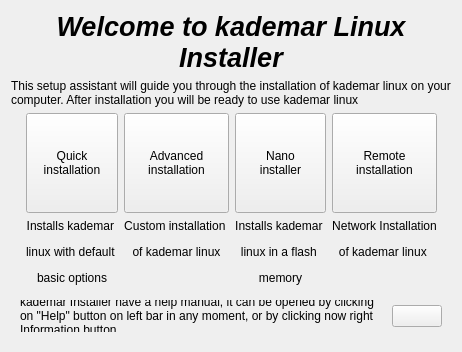
         <widget class="QWidget" name="PMain">
          <layout class="QGridLayout" name="gridLayout_9">
           <item row="3" column="2">
            <widget class="QLabel" name="LQuick_2">
             <property name="frameShadow">
              <enum>QFrame::Plain</enum>
             </property>
             <property name="lineWidth">
              <number>1</number>
             </property>
             <property name="text">
              <string>&lt;html&gt;&lt;head/&gt;&lt;body&gt;&lt;p&gt;Installs kademar &lt;/p&gt;&lt;p&gt;linux with default &lt;/p&gt;&lt;p&gt;basic options&lt;/p&gt;&lt;/body&gt;&lt;/html&gt;</string>
             </property>
             <property name="textFormat">
              <enum>Qt::AutoText</enum>
             </property>
             <property name="alignment">
              <set>Qt::AlignHCenter|Qt::AlignTop</set>
             </property>
            </widget>
           </item>
           <item row="0" column="1" colspan="6">
            <widget class="QLabel" name="LWelcomeTitle_2">
             <property name="font">
              <font>
               <pointsize>20</pointsize>
               <weight>75</weight>
               <italic>true</italic>
               <bold>true</bold>
               <stylestrategy>PreferAntialias</stylestrategy>
               <kerning>true</kerning>
              </font>
             </property>
             <property name="text">
              <string>Welcome to kademar Linux Installer</string>
             </property>
             <property name="alignment">
              <set>Qt::AlignHCenter|Qt::AlignTop</set>
             </property>
             <property name="wordWrap">
              <bool>true</bool>
             </property>
            </widget>
           </item>
           <item row="2" column="3">
            <widget class="QPushButton" name="BAdvancedInstall_2">
             <property name="minimumSize">
              <size>
               <width>0</width>
               <height>100</height>
              </size>
             </property>
             <property name="text">
              <string>Advanced 
installation</string>
             </property>
             <property name="flat">
              <bool>false</bool>
             </property>
            </widget>
           </item>
           <item row="2" column="4">
            <widget class="QPushButton" name="BNanoInstall_2">
             <property name="minimumSize">
              <size>
               <width>0</width>
               <height>100</height>
              </size>
             </property>
             <property name="text">
              <string>Nano
installer</string>
             </property>
            </widget>
           </item>
           <item row="2" column="2">
            <widget class="QPushButton" name="BQuickInstall_2">
             <property name="minimumSize">
              <size>
               <width>0</width>
               <height>100</height>
              </size>
             </property>
             <property name="text">
              <string>Quick
installation</string>
             </property>
            </widget>
           </item>
           <item row="2" column="5">
            <widget class="QPushButton" name="BRemoteInstall_2">
             <property name="minimumSize">
              <size>
               <width>0</width>
               <height>100</height>
              </size>
             </property>
             <property name="text">
              <string>Remote
installation</string>
             </property>
            </widget>
           </item>
           <item row="1" column="1" colspan="6">
            <widget class="QLabel" name="LWelcome_2">
             <property name="text">
              <string>This setup assistant will guide you through the installation of kademar linux on your 
computer. After installation you will be ready to use kademar linux</string>
             </property>
             <property name="alignment">
              <set>Qt::AlignLeading|Qt::AlignLeft|Qt::AlignTop</set>
             </property>
            </widget>
           </item>
           <item row="3" column="5">
            <widget class="QLabel" name="LRemoteInstall_2">
             <property name="text">
              <string>&lt;html&gt;&lt;head/&gt;&lt;body&gt;&lt;p&gt;Network Installation&lt;/p&gt;&lt;p&gt;of kademar linux &lt;/p&gt;&lt;/body&gt;&lt;/html&gt;</string>
             </property>
             <property name="alignment">
              <set>Qt::AlignHCenter|Qt::AlignTop</set>
             </property>
            </widget>
           </item>
           <item row="3" column="4">
            <widget class="QLabel" name="LNano_3">
             <property name="text">
              <string>&lt;html&gt;&lt;head/&gt;&lt;body&gt;&lt;p&gt;Installs kademar &lt;/p&gt;&lt;p&gt;linux in a flash &lt;/p&gt;&lt;p&gt;memory&lt;/p&gt;&lt;/body&gt;&lt;/html&gt;</string>
             </property>
             <property name="alignment">
              <set>Qt::AlignHCenter|Qt::AlignTop</set>
             </property>
            </widget>
           </item>
           <item row="3" column="3">
            <widget class="QLabel" name="LAdvanced_2">
             <property name="text">
              <string>&lt;html&gt;&lt;head/&gt;&lt;body&gt;&lt;p&gt;Custom installation &lt;/p&gt;&lt;p&gt;of kademar linux&lt;/p&gt;&lt;/body&gt;&lt;/html&gt;</string>
             </property>
             <property name="alignment">
              <set>Qt::AlignHCenter|Qt::AlignTop</set>
             </property>
            </widget>
           </item>
           <item row="4" column="1" colspan="6">
            <widget class="QWidget" name="WButons_3" native="true">
             <property name="minimumSize">
              <size>
               <width>0</width>
               <height>50</height>
              </size>
             </property>
             <property name="maximumSize">
              <size>
               <width>16777215</width>
               <height>50</height>
              </size>
             </property>
             <layout class="QGridLayout" name="gridLayout_11">
              <item row="0" column="1">
               <widget class="QPushButton" name="BHelpMain_2">
                <property name="maximumSize">
                 <size>
                  <width>50</width>
                  <height>16777215</height>
                 </size>
                </property>
                <property name="text">
                 <string/>
                </property>
                <property name="icon">
                 <iconset>
                  <normaloff>../../usr/share/kademar/utils/instalador/img/help.png</normaloff>../../usr/share/kademar/utils/instalador/img/help.png</iconset>
                </property>
                <property name="iconSize">
                 <size>
                  <width>32</width>
                  <height>32</height>
                 </size>
                </property>
               </widget>
              </item>
              <item row="0" column="0">
               <widget class="QLabel" name="LHelp_2">
                <property name="text">
                 <string>kademar Installer have a help manual, it can be opened by clicking on &quot;Help&quot; button on left bar in any moment, or by clicking now right Information button.</string>
                </property>
                <property name="wordWrap">
                 <bool>true</bool>
                </property>
               </widget>
              </item>
             </layout>
            </widget>
           </item>
          </layout>
         </widget>
